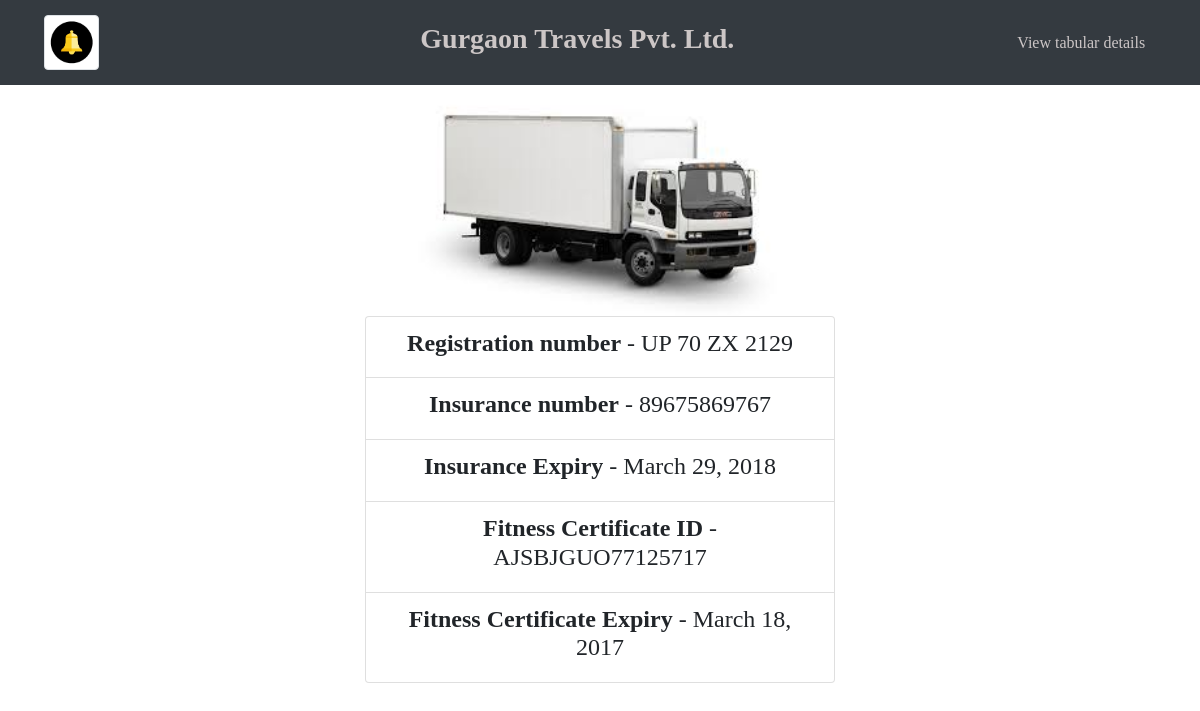
Page /7/ on the committed database.
### Companies/models.py (models this page shows, shortened)
class Truck(models.Model):
    truck_number=models.CharField(max_length=14)
    insurance_number=models.PositiveIntegerField()
    insurance_expiry=models.DateField()
    fitness_certificate_id=models.CharField(max_length=30,null=True,blank=True)
    fitness_certificate_expiry=models.DateField(default=None)
    image=models.ImageField(upload_to=upload_image_path,null=True,blank=True)

### Companies/views.py (the view)
# urls.py: url(r'^(?P<pk>\d+)/$',truck_detail),
def truck_detail(request,pk=None,*args,**kwargs):
    read=[]
    unread=[]
    nots=Notification.objects.all()
    for i in nots:
        if i.is_read is True:
            read.append(i)
        else:
            unread.append(i)
    trucks = Truck.objects.all()
    for truck in trucks:
        id1=truck.id
        insurance=truck.insurance_number
        fitness=truck.fitness_certificate_id
        insurance_expiry_date = truck.insurance_expiry
        fitness_expiry_date = truck.fitness_certificate_expiry
        check_date1 = int((insurance_expiry_date - datetime.date.today()).days)
        check_date2=int((fitness_expiry_date - datetime.date.today()).days)
        if check_date1== 7 or check_date1== 15 or check_date1== 30:
            obj,notif=Notification.objects.get_or_create(truck_id=id1,company_name="Gurgaon",licence_type="Insurance-id-"+str(insurance),days_remaining=check_date1)
            if notif is True:
                obj.save()
        if check_date2== 7 or check_date2== 15 or check_date2== 30:
            obj,notif=Notification.objects.get_or_create(truck_id=id1,company_name="Gurgaon",licence_type="Fitness-id-"+fitness,days_remaining=check_date2)
            if notif is True:
                obj.save()
    instance=get_object_or_404(Truck,pk=pk) # Using Primary Key for id.
    context={
        "instance":instance,
        'x':1,
        'y':Notification.objects.all,
        'trucks':Truck.objects.all,
        'read':len(read),
        'unread':len(unread)
    }
    return render(request,"companies/detail.html",context)

### Companies/models.py (called while the page is built)
    def __str__(self):
        title = _('%(company)s licence %(licence)s will expire in %(days)s days')
        return title % {'company': self.company_name, 'licence': self.licence_type,
                        'days':self.days_remaining}

### Companies/templates/companies/detail.html
{% extends 'companies/trucks.html' %}
{% block body %}
    <center>
        <div class='container col-sm-4' width=>
            <img class="card-img-top"  src="{{instance.image.url}}"   alt="Card image">
        </div>
        <div class="Container col-sm-5">
            <ul class='list-group'>
                <li class='list-group-item'><h4><b>Registration number</b> - {{instance.truck_number}}</h4></li>
                <li class='list-group-item'><h4><b>Insurance number</b> - {{instance.insurance_number}}</h4></li>
                <li class='list-group-item'><h4><b>Insurance Expiry</b> - {{instance.insurance_expiry}}</h4></li>
                <li class='list-group-item'><h4><b>Fitness Certificate ID</b> - {{instance.fitness_certificate_id}}</h4></li>
                <li class='list-group-item'><h4><b>Fitness Certificate Expiry</b> - {{instance.fitness_certificate_expiry}}</h4></li>
            </ul>
        </div>
{% endblock %}

### rows in the picture
Truck: image (picture), truck_number "UP 70 ZX 2129", insurance_number "89675869767", insurance_expiry "March 29, 2018", fitness_certificate_id "AJSBJGUO77125717", fitness_certificate_expiry "March 18, 2017"
